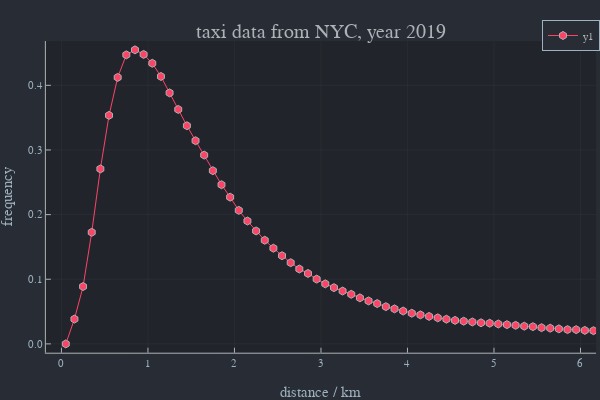

The cell this chart's notebook holds for it:
### Code cell
plot(his[1],his[2],xlim=[0,6],marker=:hex,xlab="distance / km",ylab="frequency",title="taxi data from NYC, year 2019")

### Figure 1 — Plotly figure (JSON) as saved in the notebook; plotly's stock layout.template omitted (floating-point values rounded to 4 significant figures; data arrays with more than 128 entries replaced by an {"elided": "..."} marker saying what was removed)
{"data": [{"colorbar": {"title": ""}, "legendgroup": "y1", "line": {"color": "rgba(254, 67, 101, 1.000)", "dash": "solid", "shape": "linear", "width": 1}, "marker": {"color": "rgba(254, 67, 101, 1.000)", "line": {"color": "rgba(173, 178, 183, 1.000)", "width": 1}, "size": 8, "symbol": "hexagon"}, "mode": "lines+markers", "name": "y1", "showlegend": true, "type": "scatter", "x": {"elided": "500 float values"}, "xaxis": "x", "y": {"elided": "500 float values"}, "yaxis": "y", "zmax": null, "zmin": null}], "layout": {"annotations": [{"font": {"color": "rgba(173, 178, 183, 1.000)", "family": "sans-serif", "size": 20}, "rotation": 0, "showarrow": false, "text": "taxi data from NYC, year 2019", "x": 0.535, "xanchor": "center", "xref": "paper", "y": 1, "yanchor": "top", "yref": "paper"}], "height": 400, "legend": {"bgcolor": "rgba(40, 44, 52, 1.000)", "bordercolor": "rgba(158, 177, 190, 1.000)", "borderwidth": 1, "font": {"color": "rgba(173, 178, 183, 1.000)", "family": "sans-serif", "size": 11}, "title": {"font": {"color": "rgba(173, 178, 183, 1.000)", "family": "sans-serif", "size": 15}, "text": ""}, "tracegroupgap": 0, "traceorder": "normal", "x": 1, "xanchor": "auto", "y": 1, "yanchor": "auto"}, "margin": {"b": 20, "l": 0, "r": 0, "t": 20}, "paper_bgcolor": "rgba(40, 44, 52, 1.000)", "plot_bgcolor": "rgba(33, 37, 43, 1.000)", "showlegend": true, "width": 600, "xaxis": {"anchor": "y", "domain": [0.07647, 0.9934], "gridcolor": "rgba(173, 178, 183, 0.100)", "gridwidth": 0.5, "linecolor": "rgba(173, 178, 183, 1.000)", "mirror": false, "range": [-0.18, 6.18], "showgrid": true, "showline": true, "showticklabels": true, "tickangle": 0, "tickcolor": "rgb(173, 178, 183)", "tickfont": {"color": "rgba(158, 177, 190, 1.000)", "family": "sans-serif", "size": 11}, "tickmode": "array", "ticks": "inside", "ticktext": ["0", "1", "2", "3", "4", "5", "6"], "tickvals": [0, 1, 2, 3, 4, 5, 6], "title": "distance / km", "titlefont": {"color": "rgba(158, 177, 190, 1.000)", "family": "sans-serif", "size": 15}, "type": "-", "visible": true, "zeroline": false, "zerolinecolor": "rgba(173, 178, 183, 1.000)"}, "yaxis": {"anchor": "x", "domain": [0.07581, 0.9415], "gridcolor": "rgba(173, 178, 183, 0.100)", "gridwidth": 0.5, "linecolor": "rgba(173, 178, 183, 1.000)", "mirror": false, "range": [-0.01365, 0.4685], "showgrid": true, "showline": true, "showticklabels": true, "tickangle": 0, "tickcolor": "rgb(173, 178, 183)", "tickfont": {"color": "rgba(158, 177, 190, 1.000)", "family": "sans-serif", "size": 11}, "tickmode": "array", "ticks": "inside", "ticktext": ["0.0", "0.1", "0.2", "0.3", "0.4"], "tickvals": [0, 0.1, 0.2, 0.3, 0.4], "title": "frequency", "titlefont": {"color": "rgba(158, 177, 190, 1.000)", "family": "sans-serif", "size": 15}, "type": "-", "visible": true, "zeroline": false, "zerolinecolor": "rgba(173, 178, 183, 1.000)"}}}
